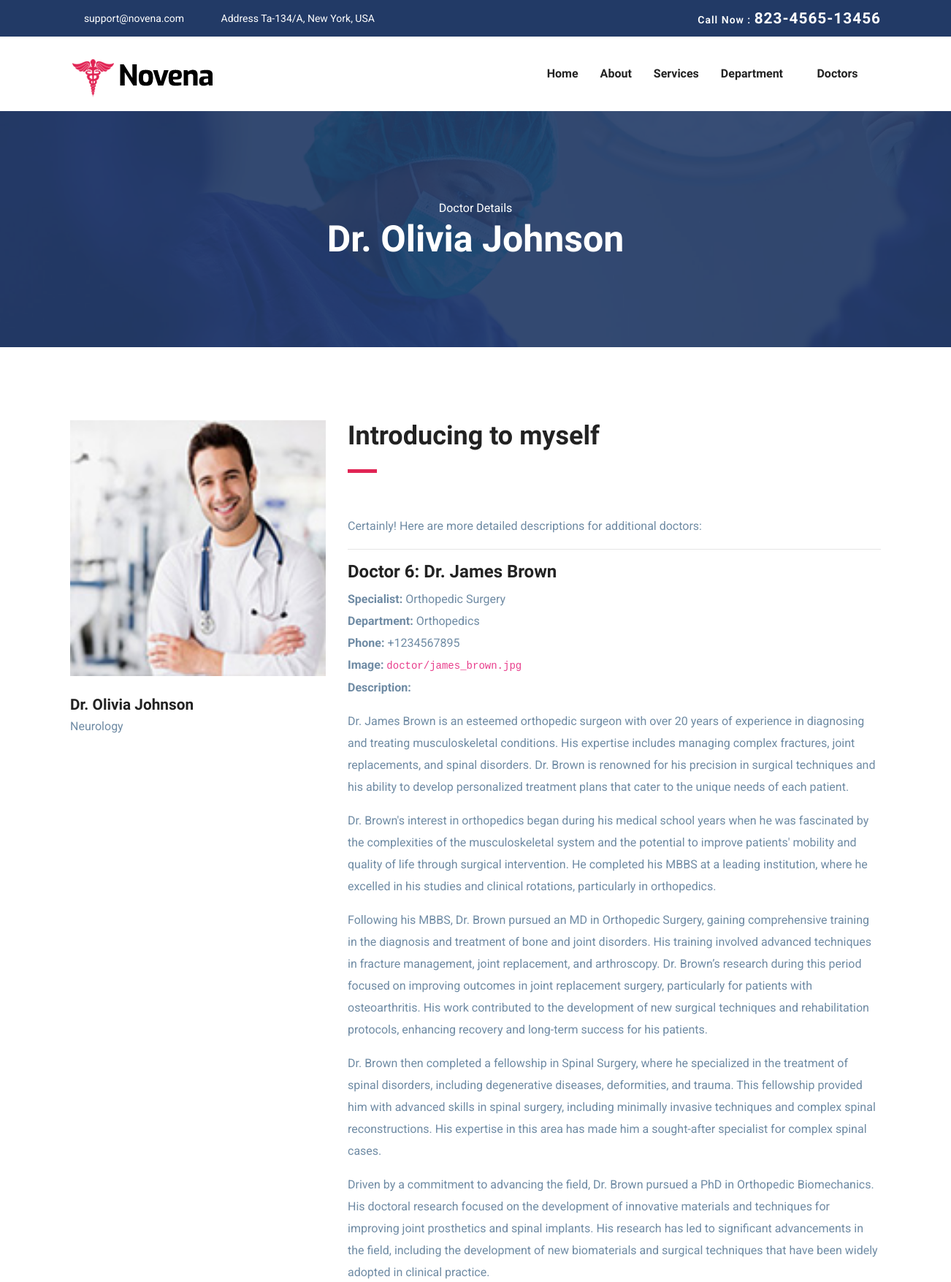
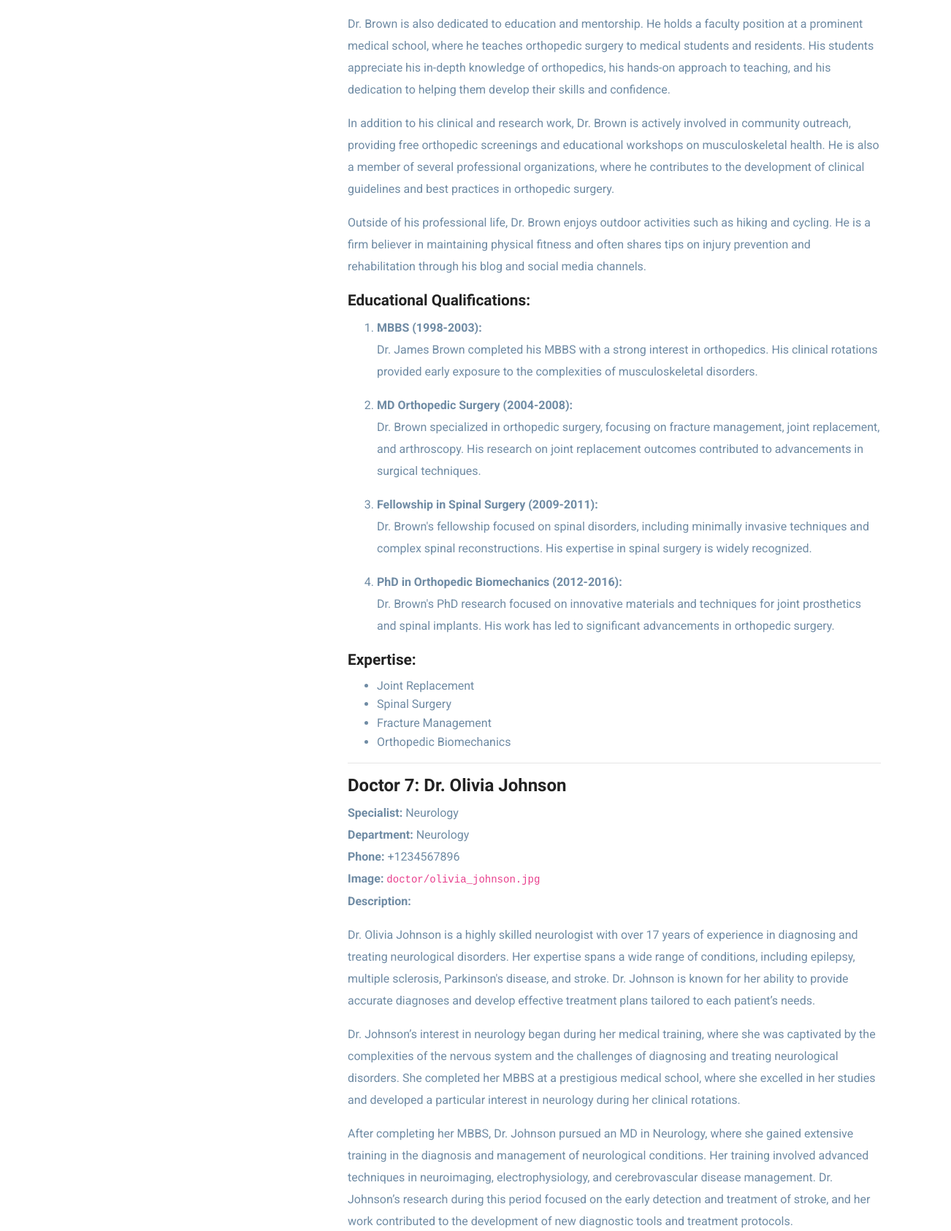
Page /doctor/dr-olivia-johnson/ (upper part) on the committed database (2 pictures, top to bottom).
### hospital/models.py (models this page shows, shortened)
class Doctor(models.Model):
    name = models.CharField(max_length=200)
    description = HTMLField()
    phone = models.CharField(max_length=20)
    image = models.ImageField(upload_to='doctor')
    specialist = models.CharField(max_length=200)
    department = models.ForeignKey(Department,on_delete=models.CASCADE,blank=True,null=True)
    slug = AutoSlugField(populate_from='name',null=True)

### hospital/views.py (the view)
# urls.py: path('doctor/<slug:slug>/', single_doctor_page, name='doctor'),
def single_doctor_page(request, slug):
    doctor = Doctor.objects.get(slug=slug)
    qualifications = EducationalQualification.objects.filter(doctor=doctor)
    expertise_areas = Expertise.objects.filter(doctor=doctor)
    context = {
        'doctor': doctor,
        'qualifications': qualifications,
        'expertise_areas': expertise_areas,
    }
    return render(request, 'single_doctor.html', context)

### hospital/templates/single_doctor.html (shortened to what this page needs)
{% extends "base.html" %}
{% load static %}
{% block content %}
<section class="page-title bg-1">
  <div class="container">
    <div class="row">
      <div class="col-md-12">
        <div class="block text-center">
          <span class="text-white">Doctor Details</span>
          <h1 class="text-capitalize mb-5 text-lg"> {{doctor.name}} </h1>
        </div>
      </div>
    </div>
  </div>
</section>
<section class="section doctor-single">
	<div class="container">
		<div class="row">
			<div class="col-lg-4 col-md-6">
				<div class="doctor-img-block">
					<img src="{{ doctor.image.url }}" alt="" class="img-fluid w-100">
					<div class="info-block mt-4">
						<h4 class="mb-0"> {{doctor.name}} </h4>
						<p> {{doctor.specialist}} </p>
						<ul class="list-inline mt-4 doctor-social-links">
							<li class="list-inline-item"><a href="#"><i class="icofont-facebook"></i></a></li>
							<li class="list-inline-item"><a href="#"><i class="icofont-twitter"></i></a></li>
							<li class="list-inline-item"><a href="#"><i class="icofont-skype"></i></a></li>
							<li class="list-inline-item"><a href="#"><i class="icofont-linkedin"></i></a></li>
							<li class="list-inline-item"><a href="#"><i class="icofont-pinterest"></i></a></li>
						</ul>
					</div>
				</div>
			</div>
			<div class="col-lg-8 col-md-6">
				<div class="doctor-details mt-4 mt-lg-0">
					<h2 class="text-md">Introducing to myself</h2>
					<div class="divider my-4"></div>
					<p> {{doctor.description | safe}} </p>
				</div>
			</div>
		</div>
	</div>
</section>
{% endblock content %}

### static/css/style.css (style rules this page uses)
html { overflow-x: hidden; }
body { line-height: 1.6; font-family: "Roboto", sans-serif; -webkit-font-smoothing: antialiased; font-size: 16px; color: #6F8BA4; font-weight: 400; }
h1, .h1, h2, .h2, h3, .h3, h4, .h4, h5, .h5, h6, .h6 { font-family: "Exo", sans-serif; font-weight: 700; color: #222; }
h1, .h1 { font-size: 2.5rem; }
h2, .h2 { font-size: 44px; }
h3, .h3 { font-size: 1.5rem; }
h4, .h4 { font-size: 1.3rem; line-height: 30px; }
p { line-height: 30px; }
.section { padding: 100px 0; }
.text-md { font-size: 2.25rem; }
.text-lg { font-size: 3.75rem; }
a { color: #222; text-decoration: none; transition: all .35s ease; }
.page-title { padding: 120px 0px 70px 0px; position: relative; }
.page-title .block h1 { color: #fff; }
.text-lg { font-size: 50px; }
.bg-1 { background: url("../images/bg/22.jpg") no-repeat 50% 50%; background-size: cover; position: relative; }
.divider { width: 40px; height: 5px; background: #e12454; }

### rows in the picture
Doctor: name "Dr. Olivia Johnson", image (picture), specialist "Neurology", description "Certainly! Here are more detailed descriptions for additional doctors: Doctor 6: Dr. James Brown Specialist: Orthopedic Surgery Department: Orthopedics Phone: +1234567895 Image: doctor/james_brown.jpg Description: Dr. James Brown is an esteemed orthopedic surgeon with over 20 years of experience in diagnosing and treating musculoskeletal conditions. His expertise includes managing complex fractures, joint replacements, and spinal disorders. Dr. Brown is renowned for his precision in surgical techniques and his ability to develop personalized treatment plans that cater to the unique needs of each patient. Dr. Brown's interest in orthopedics began during his medical school years when he was…"
